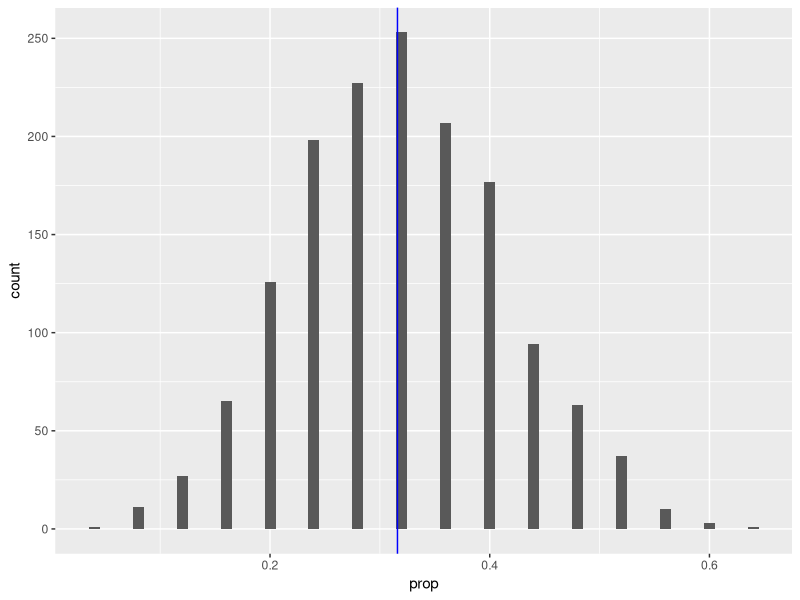
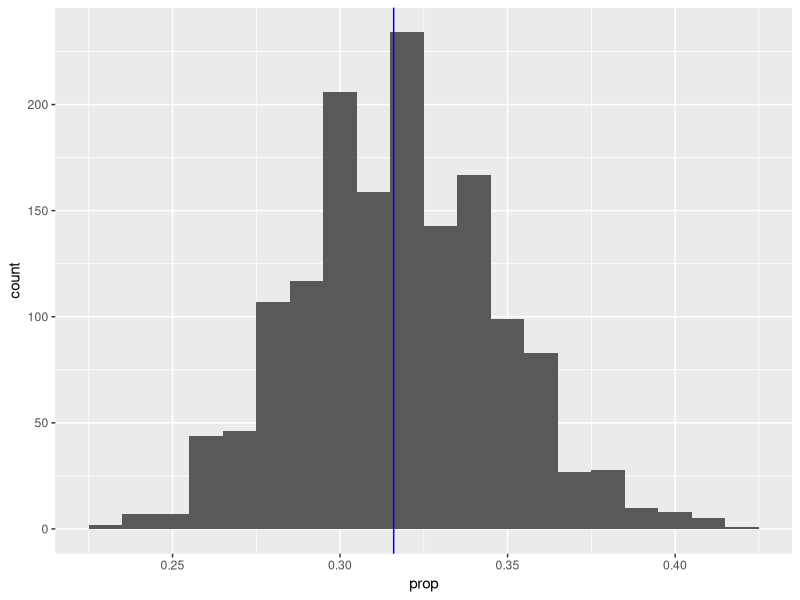
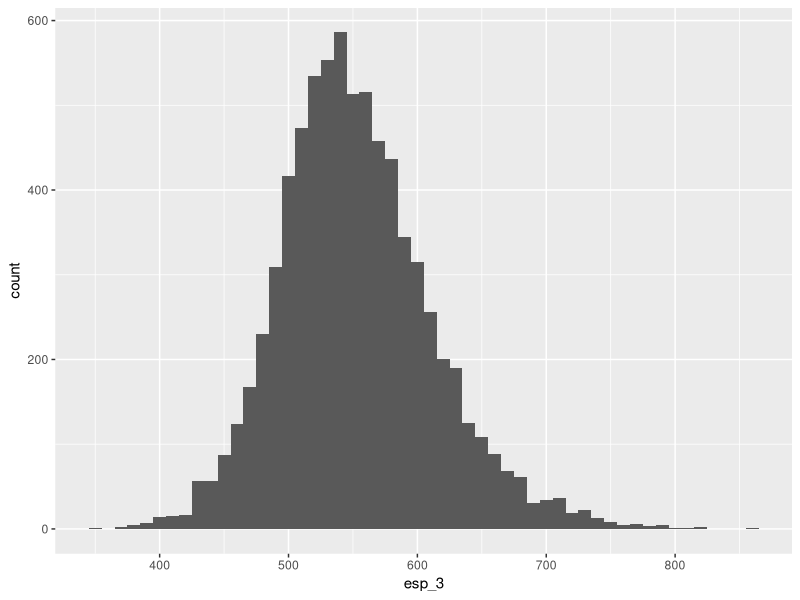
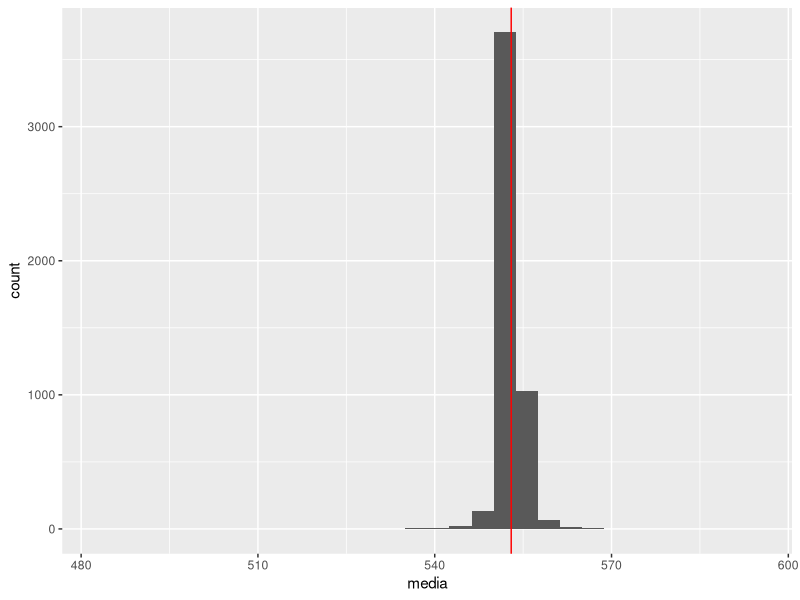

Write the R code that produced these figures, in order. (Note: a time limit stopped this script after it produced the figures.)
## ---- chunk 1

setwd("~/Maestría Ciencia de datos/Fundamentos estadísticos/Tarea_05")
library(tidyverse)
recidivism <- read_csv("Recidivism.csv")

glimpse(recidivism)

set.seed(841)
muestra_recid <- sample_n(recidivism, 25) %>%
  select(Gender, Age, Age25, Race, Offense, Recid, Type, Days)

sprintf("Hay %0.0f participantes en total, tomamos muestra de %0.0f", nrow(recidivism), nrow(muestra_recid))

simulaciones <- 10000
vect_simulacion <- replicate(simulaciones,0)

for (i in 1:simulaciones){
  muestra <- sample(recidivism$Recid,25)
  vect_simulacion [i] <- mean(muestra == 'Yes')
}

mean(vect_simulacion)

n <- nrow(muestra_recid) # tamaño muestra
N <- nrow(recidivism) # tamaño población

estimar_prop <- function(recidivism){
  prop_est <- mean(recidivism$Recid == 'Yes')
  res <- tibble(prop = prop_est, n_muestra = nrow(muestra_recid))
}

est_1 <- estimar_prop(recidivism)

replicar_muestreo <- function(recidivism, m, n, estimar_prop){
  # m número de veces que queremos replicar el muestro 
  resultados <- map(1:m,
                    function(id){
                      sample_n(recidivism, n) %>% 
                       estimar_prop() %>% 
                        mutate(id_muestra = id) %>% 
                        select(id_muestra, everything())
                    })
  resultados %>% bind_rows
}

replicaciones_1 <- replicar_muestreo(recidivism, m = 1500, n , estimar_prop)

set.seed(841)
muestra_recid <- sample_n(recidivism, 250) %>%
  select(Gender, Age, Age25, Race, Offense, Recid, Type, Days)

n <- nrow(muestra_recid) # tamaño muestra
est_2 <- estimar_prop(recidivism)

replicaciones_2 <- replicar_muestreo(recidivism, m = 1500, n , estimar_prop)

ggplot(replicaciones_1, aes(x= prop)) +
  geom_histogram(binwidth = 0.01) +
  geom_vline(xintercept = 0.316, colour = 'blue')

ggplot(replicaciones_2, aes(x= prop)) +
  geom_histogram(binwidth = 0.01) +
  geom_vline(xintercept = 0.316, colour = 'blue')

## ---- chunk 2

replicas <- bind_rows(replicaciones_1, replicaciones_2)
p_h <- mean(recidivism$Recid == 'Yes')
  
replicas %>% group_by(n_muestra) %>% 
  summarise(ee_muestra = sd(prop),
            ee_teorico = sqrt(p_h*(1 - p_h)/min(n_muestra))
            )

## ---- chunk 3
enlace <- read_csv("enlace_15.csv")

## ---- chunk 4

ggplot(enlace, aes(x = esp_3)) +
  geom_histogram(binwidth = 10) 

media_enlace <-  enlace %>% summarise(meida = mean(esp_3))
sd_enlace <- enlace %>% summarise(meida = sd(esp_3))

media_enlace
sd_enlace

## ---- chunk 5

muestra_enlace <- sample_n(enlace, 10) %>%
  select(id, cve_ent, turno, tipo, esp_3, esp_6, n_eval_3, n_eval_6)

estimar_media <- function(n){
  enlace %>% 
    sample_n(n) %>% 
    summarise(media = mean(esp_3))
}

n <- 10
m <- 5000
# m es el tamaño de la muestra

replicar_muestreo <- function(enlace, m, n, estimar_media){
  # m número de veces que queremos replicar el muestro 
  resultados <- map(1:m, estimar_media)
  resultados %>% bind_rows
}

muestra_10 <- replicar_muestreo(enlace, m, n, estimar_media)

ggplot(muestra_10, aes(x = media)) +
  geom_histogram() +
  geom_vline(xintercept = mean(muestra_10$media), col = 'red')

sd(muestra_10$media)
sd(enlace$esp_3)/sqrt(10)

n <- 100
muestra_100 <- replicar_muestreo(enlace, m, n, estimar_media)

ggplot(muestra_100, aes(x = media)) +
  geom_histogram() +
  geom_vline(xintercept = mean(muestra_100$media), col = 'red')

sd(muestra_100$media)
sd(enlace$esp_3)/sqrt(100)

n <-1000

muestra_1000 <- replicar_muestreo(enlace, m, n, estimar_media)

ggplot(muestra_1000, aes(x = media)) +
  geom_histogram() +
  geom_vline(xintercept = mean(muestra_1000$media), col = 'red')

sd(muestra_1000$media)
sd(enlace$esp_3)/sqrt(1000)
